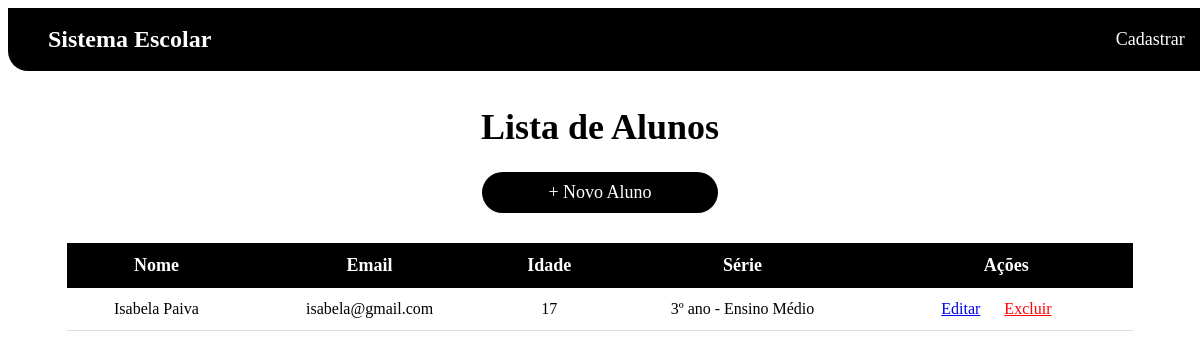
Before: / with the older database file.
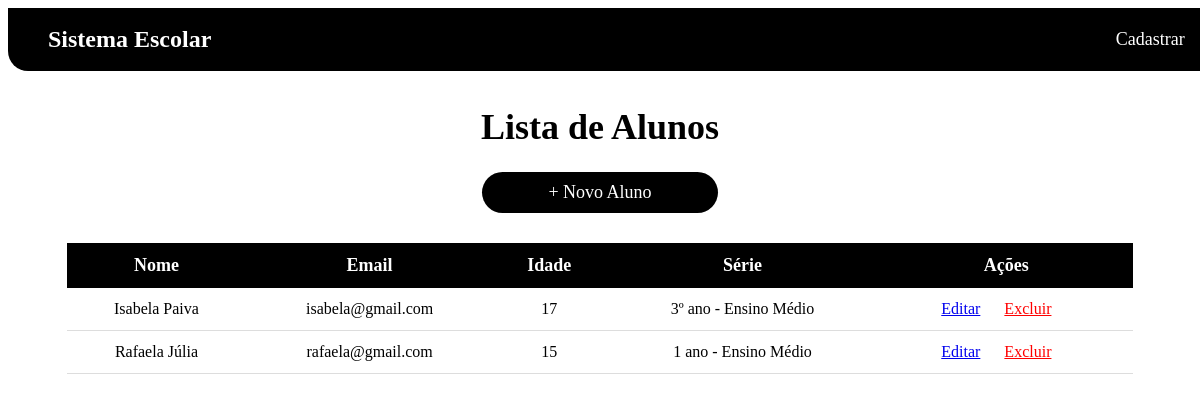
After: the same page with the newer database file.
### alunos/models.py (models this page shows, shortened)
class Aluno(models.Model):
    nome = models.CharField(max_length=255)
    email = models.EmailField(unique=True)
    idade = models.PositiveIntegerField()
    serie = models.CharField(max_length=50)
    motivo_evasao = models.TextField(blank=True, null=True)
    risco_evasao = models.BooleanField(default=False)
    data_cadastro = models.DateTimeField(auto_now_add=True)

### alunos/views.py (the view)
# urls.py: path('', listar_alunos, name='listar_alunos'),
def listar_alunos(request):
    alunos = Aluno.objects.all()
    return render(request, 'alunos/listar.html', {'alunos': alunos})

### alunos/templates/alunos/listar.html
{% load static %}
<link rel="stylesheet" href="{% static 'alunos/style.css' %}">
<div class="navbar">
    <div class="logo">Sistema Escolar</div>
    <div class="menu">
        <a href="{% url 'cadastrar_aluno' %}">Cadastrar</a>
    </div>
</div>
<h1>Lista de Alunos</h1>
<a href="{% url 'cadastrar_aluno' %}" class="novo-btn">+ Novo Aluno</a>
<div class="table-container">
<table>
    <thead>
        <tr>
            <th>Nome</th>
            <th>Email</th>
            <th>Idade</th>
            <th>Série</th>
            <th>Ações</th>
        </tr>
    </thead>
    <tbody>
        {% for aluno in alunos %}
        <tr>
            <td>{{ aluno.nome }}</td>
            <td>{{ aluno.email }}</td>
            <td>{{ aluno.idade }}</td>
            <td>{{ aluno.serie }}</td>
            <td>
                <a href="{% url 'editar_aluno' aluno.id %}">Editar</a>
                <a href="{% url 'excluir_aluno' aluno.id %}" class="delete">Excluir</a>
            </td>
        </tr>
        {% endfor %}
    </tbody>
</table>
</div>

### alunos/static/alunos/style.css (style rules this page uses)
.navbar { width: 96%; background: #000; color: white; padding: 18px 40px; display: flex; justify-content: space-between; align-items: center; border-radius: 0 0 20px 20px; }
.logo { font-size: 24px; font-weight: bold; }
.menu a { color: white; text-decoration: none; margin-left: 25px; font-size: 18px; }
h1 { text-align: center; margin-top: 35px; font-size: 36px; }
.novo-btn { display: block; background: black; color: white; border-radius: 80px; text-align: center; margin: 15px auto 30px; margin-left: 40%; margin-right: 40%; font-size: 18px; padding: 10px; text-decoration: none; }
.table-container { display: flex; justify-content:center; }
table { width: 90%; border-collapse: collapse; background: white; }
th { text-align: center; background: #000; color: white; padding: 12px; font-size: 18px; }
td { text-align: center; justify-content: center; padding: 12px; border-bottom: 1px solid #ddd; }
td a { margin-right: 20px; }
.delete { color: red; }

Changed rows visible on the page:
added Aluno: nome "Rafaela Júlia", email "rafaela@gmail.com", idade "15", serie "1 ano - Ensino Médio"
